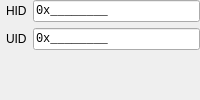
     <widget class="QWidget" name="acpi_tab">
      <attribute name="icon">
       <iconset theme="computer"/>
      </attribute>
      <attribute name="title">
       <string>ACPI</string>
      </attribute>
      <attribute name="toolTip">
       <string>This Device Path contains ACPI Device IDs that represent a device’s Plug and Play Hardware ID and its corresponding unique persistent ID.</string>
      </attribute>
      <attribute name="whatsThis">
       <string>&lt;html&gt;&lt;head/&gt;&lt;body&gt;&lt;p&gt;This Device Path contains ACPI Device IDs that represent a device’s Plug and Play Hardware ID and its corresponding unique persistent ID.&lt;/p&gt;&lt;/body&gt;&lt;/html&gt;</string>
      </attribute>
      <layout class="QFormLayout" name="acpi_layout">
       <property name="fieldGrowthPolicy">
        <enum>QFormLayout::FieldGrowthPolicy::ExpandingFieldsGrow</enum>
       </property>
       <property name="labelAlignment">
        <set>Qt::AlignmentFlag::AlignRight|Qt::AlignmentFlag::AlignTrailing|Qt::AlignmentFlag::AlignVCenter</set>
       </property>
       <property name="leftMargin">
        <number>6</number>
       </property>
       <property name="topMargin">
        <number>0</number>
       </property>
       <property name="rightMargin">
        <number>0</number>
       </property>
       <property name="bottomMargin">
        <number>0</number>
       </property>
       <item row="0" column="0">
        <widget class="QLabel" name="acpi_hid_label">
         <property name="toolTip">
          <string>Devices PnP hardware ID stored in a numeric 32-bit compressed EISA-type ID. This value must match the corresponding HID in the ACPI name space.</string>
         </property>
         <property name="statusTip">
          <string>HID</string>
         </property>
         <property name="whatsThis">
          <string>&lt;html&gt;&lt;head/&gt;&lt;body&gt;&lt;p&gt;Devices PnP hardware ID stored in a numeric 32-bit compressed EISA-type ID. This value must match the corresponding HID in the ACPI name space.&lt;/p&gt;&lt;/body&gt;&lt;/html&gt;</string>
         </property>
         <property name="text">
          <string>HID</string>
         </property>
        </widget>
       </item>
       <item row="0" column="1">
        <widget class="QLineEdit" name="acpi_hid">
         <property name="font">
          <font>
           <family>Monospace</family>
          </font>
         </property>
         <property name="toolTip">
          <string>Devices PnP hardware ID stored in a numeric 32-bit compressed EISA-type ID. This value must match the corresponding HID in the ACPI name space.</string>
         </property>
         <property name="statusTip">
          <string>HID</string>
         </property>
         <property name="whatsThis">
          <string>&lt;html&gt;&lt;head/&gt;&lt;body&gt;&lt;p&gt;Devices PnP hardware ID stored in a numeric 32-bit compressed EISA-type ID. This value must match the corresponding HID in the ACPI name space.&lt;/p&gt;&lt;/body&gt;&lt;/html&gt;</string>
         </property>
         <property name="inputMask">
          <string notr="true">&lt;\0\xHHHHHHHH;_</string>
         </property>
         <property name="text">
          <string notr="true">0x</string>
         </property>
        </widget>
       </item>
       <item row="1" column="0">
        <widget class="QLabel" name="acpi_uid_label">
         <property name="toolTip">
          <string>Unique ID that is required by ACPI if two devices have the same HID. This value must also match the corresponding UID/HID pair in the ACPI name space. Only the 32-bit numeric value type of UID is supported; thus strings must not be used for the UID in the ACPI name space.</string>
         </property>
         <property name="statusTip">
          <string>UID</string>
         </property>
         <property name="whatsThis">
          <string>&lt;html&gt;&lt;head/&gt;&lt;body&gt;&lt;p&gt;Unique ID that is required by ACPI if two devices have the same HID. This value must also match the corresponding UID/HID pair in the ACPI name space. Only the 32-bit numeric value type of UID is supported; thus strings must not be used for the UID in the ACPI name space.&lt;/p&gt;&lt;/body&gt;&lt;/html&gt;</string>
         </property>
         <property name="text">
          <string>UID</string>
         </property>
        </widget>
       </item>
       <item row="1" column="1">
        <widget class="QLineEdit" name="acpi_uid">
         <property name="font">
          <font>
           <family>Monospace</family>
          </font>
         </property>
         <property name="toolTip">
          <string>Unique ID that is required by ACPI if two devices have the same HID. This value must also match the corresponding UID/HID pair in the ACPI name space. Only the 32-bit numeric value type of UID is supported; thus strings must not be used for the UID in the ACPI name space.</string>
         </property>
         <property name="statusTip">
          <string>UID</string>
         </property>
         <property name="whatsThis">
          <string>&lt;html&gt;&lt;head/&gt;&lt;body&gt;&lt;p&gt;Unique ID that is required by ACPI if two devices have the same HID. This value must also match the corresponding UID/HID pair in the ACPI name space. Only the 32-bit numeric value type of UID is supported; thus strings must not be used for the UID in the ACPI name space.&lt;/p&gt;&lt;/body&gt;&lt;/html&gt;</string>
         </property>
         <property name="inputMask">
          <string notr="true">&lt;\0\xHHHHHHHH;_</string>
         </property>
         <property name="text">
          <string notr="true">0x</string>
         </property>
        </widget>
       </item>
      </layout>
     </widget>
